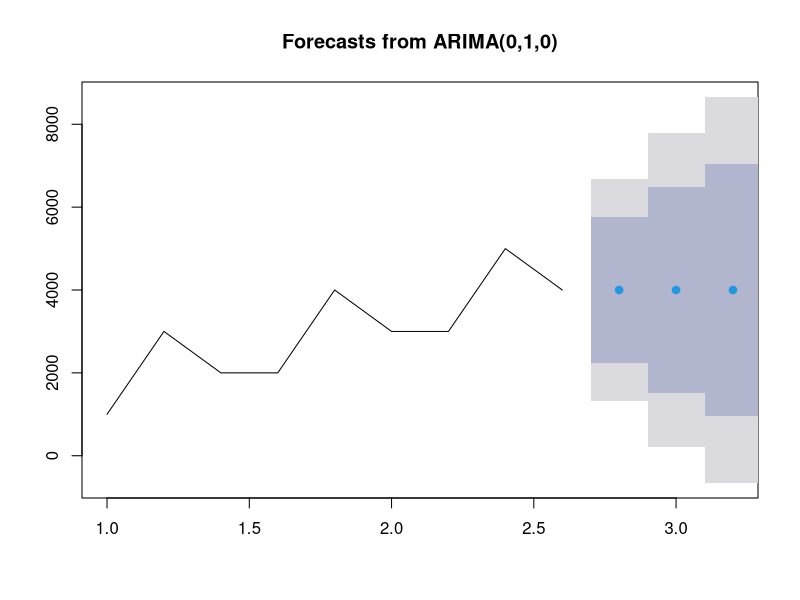
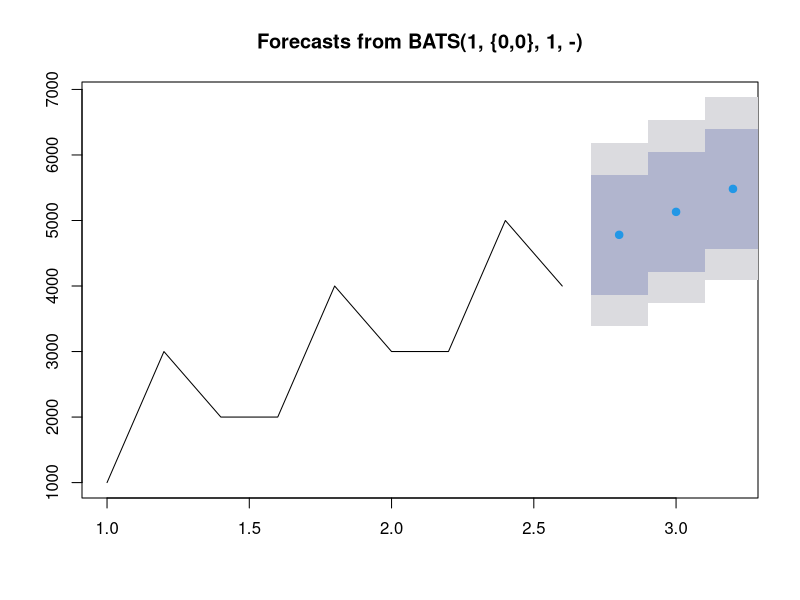

The R source for these figures, in order:
#t	Sales
#1	1000
#2	3000
#3	2000
#4	2000
#5	4000
#6	3000
#7	3000
#8	5000
#9	4000

#data
library('forecast')
t = c(1,2,3,4,5,6,7,8,9)
Sales = c(1000,3000,2000,2000,4000,3000,3000,5000,4000)
data = data.frame(t,Sales)

data = ts(data$Sales,start = 1,frequency=5)
#print(data)
#plot(data)

#temp <- ma(data$Sales,order=2,centre = TRUE)
#frcast <- forecast(temp,h=3)
#plot(frcast)
#moving_average = forecast(ma(data_trial$index_amount, order=1), h=5)


m_aa = auto.arima(data)
f_aa = forecast(m_aa, h=3)
plot(f_aa)


m_tbats = tbats(data)
f_tbats = forecast(m_tbats, h=3)
plot(f_tbats)